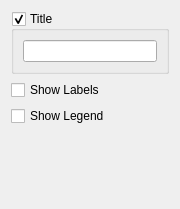
<?xml version="1.0" encoding="UTF-8"?>
<ui version="4.0">
 <class>SpiderSettings</class>
 <widget class="QWidget" name="SpiderSettings">
  <property name="geometry">
   <rect>
    <x>0</x>
    <y>0</y>
    <width>180</width>
    <height>209</height>
   </rect>
  </property>
  <property name="windowTitle">
   <string>Form</string>
  </property>
  <layout class="QGridLayout" name="gridLayout_2">
   <item row="0" column="0">
    <layout class="QGridLayout" name="gridLayout">
     <item row="0" column="0">
      <widget class="QGroupBox" name="titleGroupBox">
       <property name="title">
        <string>Title</string>
       </property>
       <property name="checkable">
        <bool>true</bool>
       </property>
       <layout class="QGridLayout" name="gridLayout_3">
        <item row="0" column="0">
         <widget class="QLineEdit" name="titleEdit">
          <property name="clearButtonEnabled">
           <bool>true</bool>
          </property>
         </widget>
        </item>
       </layout>
      </widget>
     </item>
     <item row="1" column="0">
      <widget class="QCheckBox" name="showLabelsCheckBox">
       <property name="text">
        <string>Show Labels</string>
       </property>
      </widget>
     </item>
     <item row="2" column="0">
      <widget class="QCheckBox" name="showLegendCheckBox">
       <property name="text">
        <string>Show Legend</string>
       </property>
      </widget>
     </item>
    </layout>
   </item>
   <item row="1" column="0">
    <spacer name="verticalSpacer">
     <property name="orientation">
      <enum>Qt::Vertical</enum>
     </property>
     <property name="sizeHint" stdset="0">
      <size>
       <width>20</width>
       <height>40</height>
      </size>
     </property>
    </spacer>
   </item>
  </layout>
 </widget>
 <resources/>
 <connections/>
</ui>
